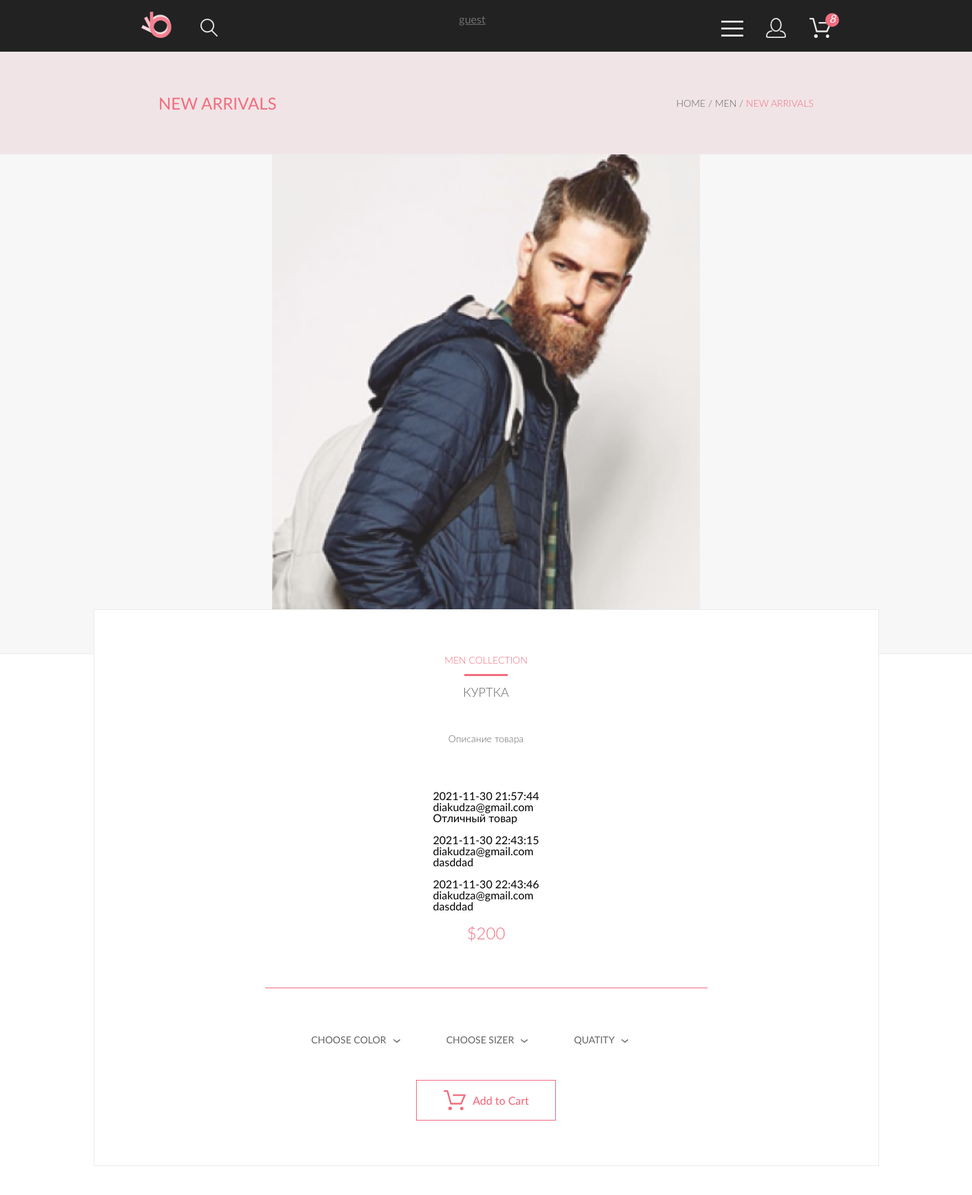
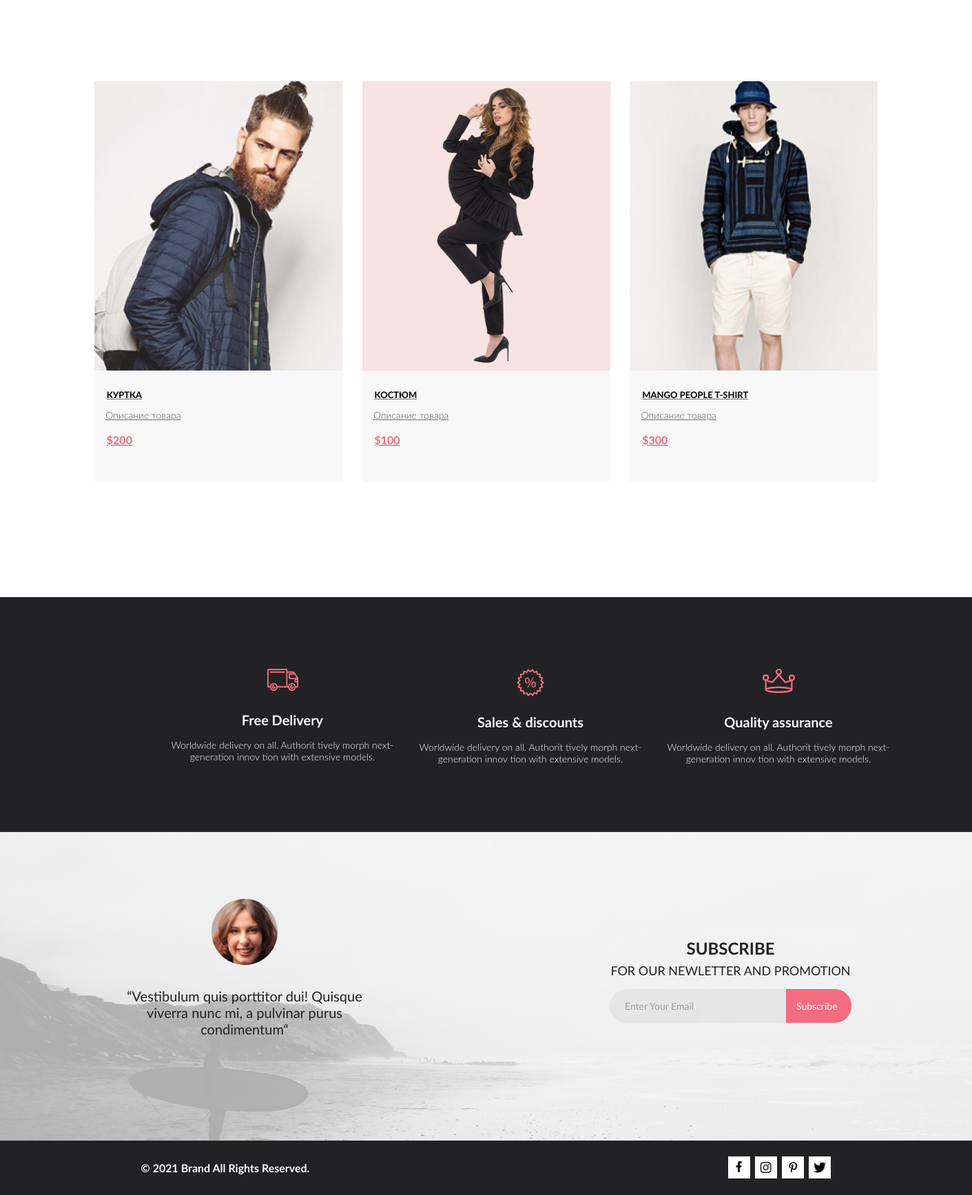
The page /?page=product&id_good=1 on the database its author committed (2 pictures, top to bottom).
### tables this page shows
CREATE TABLE `goods` (
  `id` int NOT NULL,
  `title` varchar(20) NOT NULL DEFAULT 'Заголовоктовара',
  `description` varchar(250) NOT NULL DEFAULT 'Описание товара',
  `count` int NOT NULL DEFAULT '1',
  `price` int NOT NULL,
  `photo` varchar(50) NOT NULL,
  `category` int NOT NULL
);

CREATE TABLE `review` (
  `id_review` int NOT NULL,
  `good_id` int NOT NULL,
  `user_id` int NOT NULL,
  `text` varchar(300) NOT NULL,
  `data` datetime NOT NULL DEFAULT CURRENT_TIMESTAMP
);

CREATE TABLE `user` (
  `idUser` int NOT NULL,
  `login` varchar(20) NOT NULL,
  `pass` varchar(100) DEFAULT NULL,
  `lastname` varchar(20) NOT NULL,
  `firstname` varchar(20) NOT NULL,
  `sex` varchar(10) NOT NULL
);

### engine/function.php (the view, shortened to what this page needs)
<?php
    function execQuery($query){
        global $db;
        return mysqli_query($db,$query);
    }
    function showSomeMiniCard($count) {
        $query=execQuery("SELECT * FROM goods limit $count");
        foreach ($query as $item){
            productCard($item['id']);
        }
    }
    function productCard ($id) {
        foreach (execQuery("SELECT * FROM goods WHERE id=$id") as $item): ?>
    <li class="product__card">
        <div class="product__card-imgbox">
            <img class="product__card-img" src="../public/img/<?= $item['photo'] ?>" height="420" alt="cadr_img">
        </div>
        <a href="?page=product&id_good=<?= $item['id'] ?>">
            <h4 class="product__card-header"><?= $item['title'] ?></h4>
            <p class="product__card-text">
                <?= $item['description'] ?>
            </p>
            <h5 class="product__card-price">$<?= $item['price'] ?></h5>
        </a>
    </li>
    <?php endforeach;
    }
        foreach (execQuery("SELECT *,c.id as idCart FROM cart c LEFT JOIN goods g ON c.id_good = g.id WHERE g.id=$id") as $item): ?>
    <?php endforeach;
    function whichCollection($collect){
        switch ($collect){
            case 2: return "Men collection";
        }
    }
    function getSomeReviews($id,$number=1){
        foreach (execQuery("SELECT r.id_review,u.login,g.title,r.text,r.data FROM review r
            LEFT JOIN user u ON r.user_id = u.idUser
            LEFT JOIN goods g ON r.good_id = g.id WHERE r.good_id=$id") as $item): ?>
            <div class="review">
                <div><?= $item['data'] ?></div><div><?= $item['login'] ?></div><div><?= $item['text'] ?></div>
            </div><br>
        <?php endforeach;}

### index.php (shortened to what this page needs)
<?php
require 'config/config.php';
require 'engine/function.php';
require 'template/template.php';
$cartCount=mysqli_num_rows(execQuery("SELECT id FROM cart"));
if(!empty($_GET['page'])){
    switch ($_GET['page']){
        case 'product':
            template('product', 'product');
            break;
    }
} else {
    template('index', 'index');
}

### template/template.php (shortened to what this page needs)
<?php
function template($pagename,$cssname) {
    echo '<!DOCTYPE html><html lang="en">';
    require(ROOT.'/template/head.php');
    require(ROOT."/template/header.php");
    switch ($pagename){
        case 'product':
            require(ROOT.'/template/product.php');
            break;
    }
    require(ROOT."/template/footer.php");
    echo '<script src="../public/js/menu.js"></script></html>';
}
?>

### template/head.php (shortened to what this page needs)
<head>
    <link rel="stylesheet" href="../public/css/<?= $cssname ?>.css">
    <?php
    if(!empty($_GET['page'])&&$_GET['page']=='product'){
        echo  "<link rel=\"stylesheet\" href=\"../public/css/chiefslider.css\">";
    }?>
</head>

### template/header.php (shortened to what this page needs)
<?php global $cartCount ?>
<header>
    <div class="nav container">
        <div class="nav__panel margin container">
            <ul class="nav__logo">
                <li><a href="/" title="Main"></a></li>
                <li><button type="button" class="nav__logo-find" title="Find"></button></li>
            </ul>
            <p><a href="index.php?action=logout"><?php echo !empty($_SESSION['user_login'])?$_SESSION['user_login']:'guest'; ?> </a></p>
            <ul class="menu__btn--group">
                <li>
                    <button type="button" class="menu__btn--button" id="menu_btn" onclick="menuVerticalShow()" title="Menu"></button>
                </li>
                <li>
                    <a href="?page=<?= isset($_SESSION['user_login'])?'cabinet':'registration'; ?>" title="Registation"></a>
                </li>
                <li>
                    <a href="?page=cart" title="Cart"></a>
                    <i class="count" id="count"><?= $cartCount ?></i>
                </li>
            </ul>
        </div>
    </div>
</header>

### template/product.php (shortened to what this page needs)
<?php $id_good=(!empty($_GET['id_good']))?$_GET['id_good']:1; ?>
<main class="white__back container">
        <section class="catalog__header container">
            <span class="catalog__header--arrivals">new arrivals</span>
            <nav class="breadcrumbs">
                <ul>
                    <li><a href="/"> home </a>/</li>
                    <li><a href="#">men </a>/</li>
                    <li><a href="#">new arrivals</a></li>
                </ul>
            </nav>
        </section>
        <section class="product__main">
            <?php foreach (execQuery("SELECT * FROM goods WHERE id=$id_good") as $item): ?>
            <div class="product__main--top">
                <div class="slider" data-slider="chiefslider">
                    <div class="slider__container">
                        <div class="slider__wrapper">
                            <div class="slider__items">
                                <div class="slider__item">
                                    <div class="slider__item-container">
                                        <div class="slider__item-content"><img src="../public/img/<?= $item['photo'] ?>"
                                                height="724"></div>
                                    </div>
                                </div>
                            </div>
                        </div>
                    </div>
                </div>
            </div>
            <div class="product__main--card margin">
                <h4><?= whichCollection($item['category']) ?></h4>
                <div class="red_line_hor"></div>
                <h3><?= $item['title'] ?></h3>
                <p class="product__main--text"><?= $item['description'] ?></p>
                <?= getSomeReviews($id_good) ?>
                <h2>$<?= $item['price'] ?></h2>
                <div class="red_line_hor_long"></div>
                <ul class="catalog__menu">
                    <li class="catalog__menu--it">choose color<img class="catalog__menu--it" src="../public/img/down.svg"></li>
                    <li class="catalog__menu--it">choose sizer<img class="catalog__menu--it" src="../public/img/down.svg"></li>
                    <li class="catalog__menu--it">quatity<img class="catalog__menu--it" src="../public/img/down.svg"></li>
                </ul>
                <button type="button" class="product__button" onclick="save(<?= $item['id'] ?>)">
                    Add to Cart
                </button>
            </div>
  <?php endforeach; ?>
            <div class="product__table width container">
                <ul class="product__list">
                    <?= showSomeMiniCard(3) ?>
                </ul>
            </div>
        </section>
</main>

### template/footer.php (shortened to what this page needs)
<footer class="footer  container">
    <? require(ROOT."/template/advantages.php");?>
        <section class="footer__white  container">
            <div class="footer__white-comment">
                <img class="footer__white-img" height="96" src="../public/img/Intersect.png" alt="foot_foto">
                <div class="footer__white-text">“Vestibulum quis porttitor dui! Quisque viverra nunc mi, a pulvinar
                    purus condimentum“</div>
            </div>
            <form class="footer__form">
                <div class="footer__form-text">
                    <h3 class="footer__form-header">subscribe</h3>
                    <p class="footer__form-p">for our newletter and promotion</p>
                </div>
                <div class="footer__form-subscribe">
                    <input type="text" class="footer__white-input" placeholder="Enter Your Email">
                    <button type="submit" class="footer__white-button">Subscribe</button>
                </div>
            </form>
        </section>
        <section class="footer__copyright width container">
            <h3 class="footer__copyright-copy">&copy; 2021 Brand All Rights Reserved.</h3>
            <ul class="footer__copyright-soc ">
                <li class="footer__copyright-img">
                    <a hreh="#"><img class="footer-img-soc-im" height="16" src="../public/img/soc_1.png" alt="Facebook"></a>
                </li>
                <li class="footer__copyright-img">
                    <img class="footer-img-soc-im" height="16" src="../public/img/soc_2.png" alt="Instagram">
                </li>
                <li class="footer__copyright-img">
                    <img class="footer-img-soc-im" height="16" src="../public/img/soc_3.png" alt="Pinterest">
                </li>
                <li class="footer__copyright-img">
                    <img class="footer-img-soc-im" height="16" src="../public/img/spc_4.png" alt="Twitter">
                </li>
            </ul>
        </section>
</footer>

### template/advantages.php (shortened to what this page needs)
<section class="advantages container width">
        <div class="advantages__it">
            <div class="advantages__it-img"></div>
            <h4 class="advantages__it-h">Free Delivery</h4>
            <p class="advantages__it-p">Worldwide delivery on all. Authorit tively morph next-generation
                innov tion with extensive models.</p>
        </div>
        <div class="advantages__it">
            <div class="advantages__it-img"></div>
            <h4 class="advantages__it-h">Sales & discounts</h4>
            <p class="advantages__it-p"> Worldwide delivery on all. Authorit tively morph next-generation innov tion
                with extensive models.</p>
        </div>
        <div class="advantages__it">
            <div class="advantages__it-img"></div>
            <h4 class="advantages__it-h">Quality assurance</h4>
            <p class="advantages__it-p">Worldwide delivery on all. Authorit tively morph next-generation innov tion
                with extensive models.</p>
        </div>
</section>

### public/css/chiefslider.css (style rules this page uses)
.slider { position: relative; }
.slider__container { overflow: hidden; }
.slider__items { display: flex; transition: transform 0.5s ease; }
.slider__item { flex: 0 0 100%; max-width: 100%; -webkit-user-select: none; -moz-user-select: none; -ms-user-select: none; user-select: none; }

### rows shown on the page
goods: photo (picture), category "MEN COLLECTION", title "КУРТКА", description "Описание товара", price "200"
review: data "2021-11-30 21:57:44", user.login "diakudza@gmail.com", text "Отличный товар"
review: data "2021-11-30 22:43:15", user.login "diakudza@gmail.com", text "dasddad"
review: data "2021-11-30 22:43:46", user.login "diakudza@gmail.com", text "dasddad"
goods: photo (picture), title "КОСТЮМ", description "Описание товара", price "100"
goods: photo (picture), title "MANGO PEOPLE T-SHIRT", description "Описание товара", price "300"

### other values the page prints
$cartCount "8"
